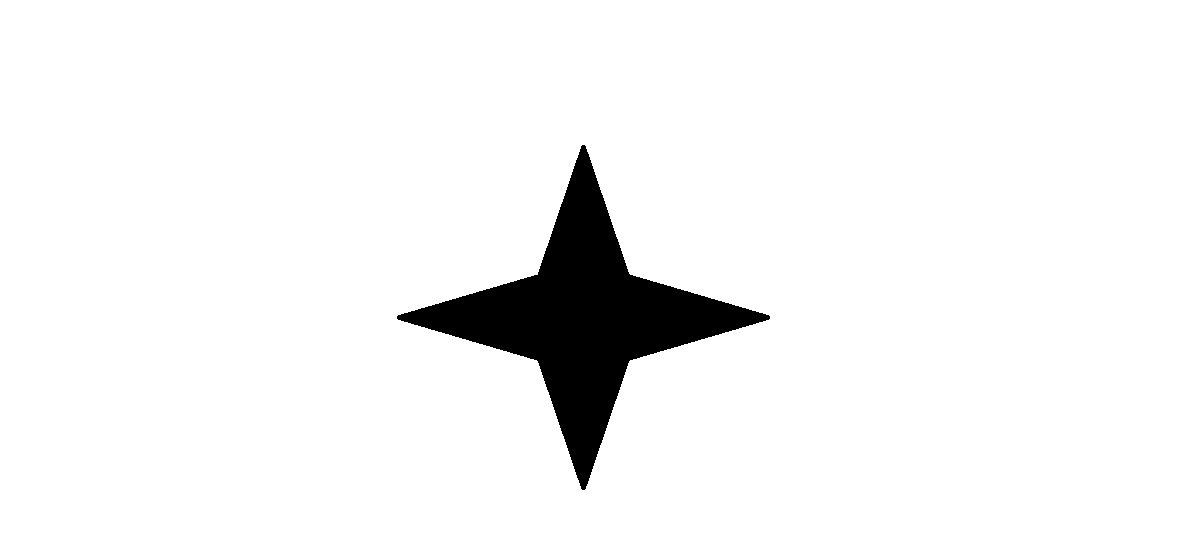
#> input picture files/images/template.jpg, 1195 x 538 px
$ python 20_matching_contour_shape.py   (older library calls are emulated)
#> lines starting #> are read from the running program, lines starting #| are printed output that depends on the picture; after the words box and inside, x2 and y2 are one past the last pixel; in counts of white or black regions, pixels touching at a corner belong together; long printed decimals are rounded
import cv2
import numpy as np
template=cv2.imread('images/template.jpg')
#> template is the input picture: shape (538, 1195, 3); min 0, max 255, mean 242
cv2.imshow('template',template)
cv2.waitKey()
sample=cv2.imread('images/sample.jpg')
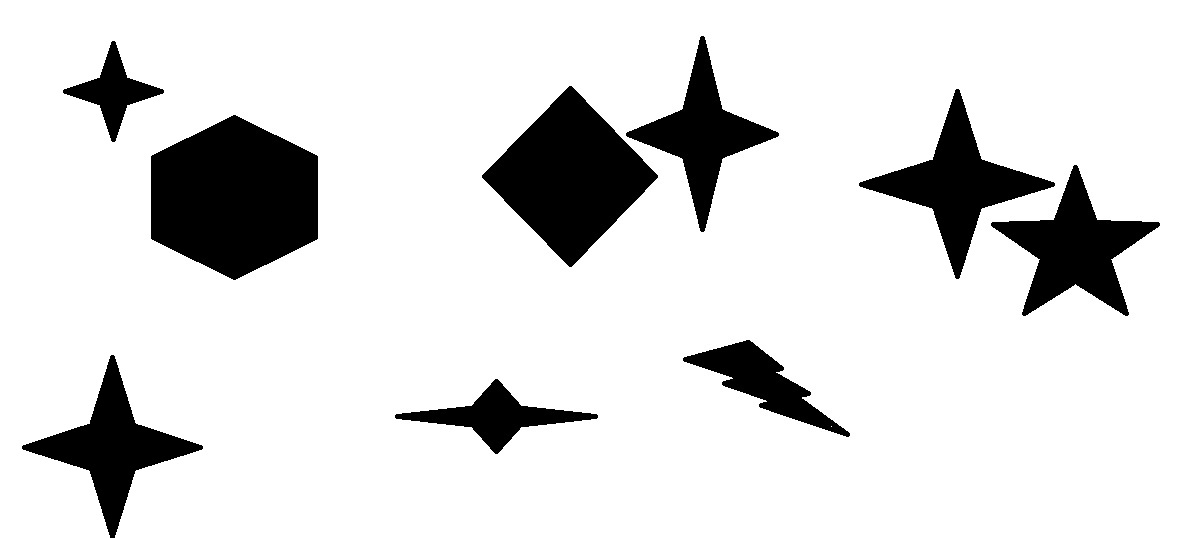
#> input picture files/images/sample.jpg, 1195 x 538 px
#> sample is the input picture: shape (538, 1195, 3); min 0, max 255, mean 220.7
cv2.imshow('sample',sample)
cv2.waitKey()
cv2.destroyAllWindows()


edged1=cv2.Canny(template,127,255)
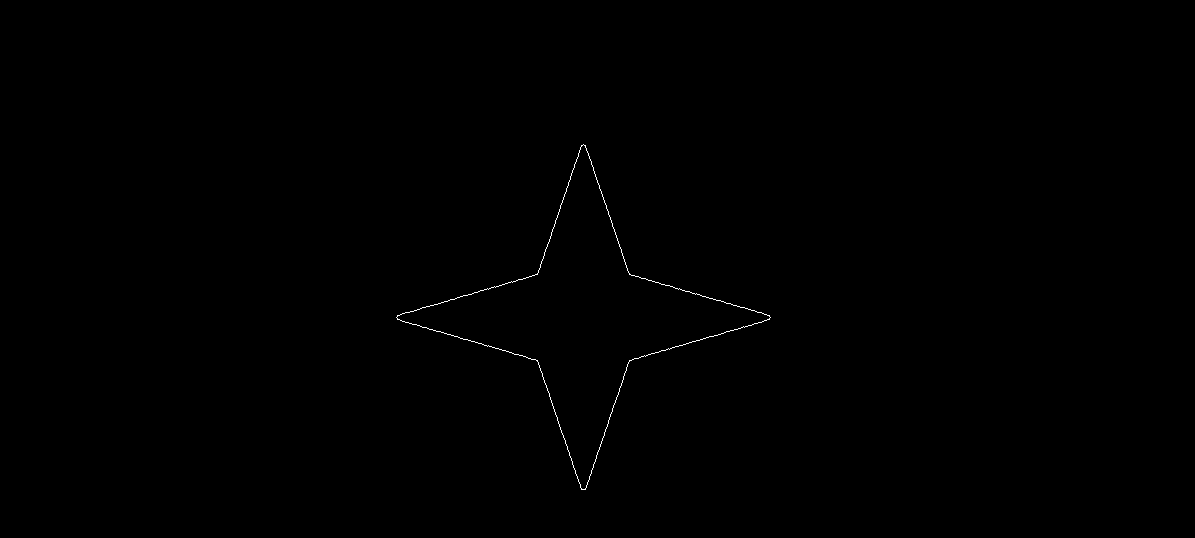
#> edged1: shape (538, 1195); 0.17% white in thin lines or dots, all inside (x1, y1, x2, y2) = (396, 144, 771, 490)
_,contours1,_=cv2.findContours(edged1.copy(),cv2.RETR_EXTERNAL,cv2.CHAIN_APPROX_SIMPLE)
#> contours1 = 1 contour; box (x1, y1, x2, y2) and area: (396, 144, 771, 490) 32871

sorted_contours=sorted(contours1,key=cv2.contourArea,reverse=True)
#> sorted_contours has the same summary as contours1

template_contour=sorted_contours[0]
#> template_contour = contour of 711 points, box (x1, y1, x2, y2) (396, 144, 771, 490), area 32871

edged2=cv2.Canny(sample,127,255)
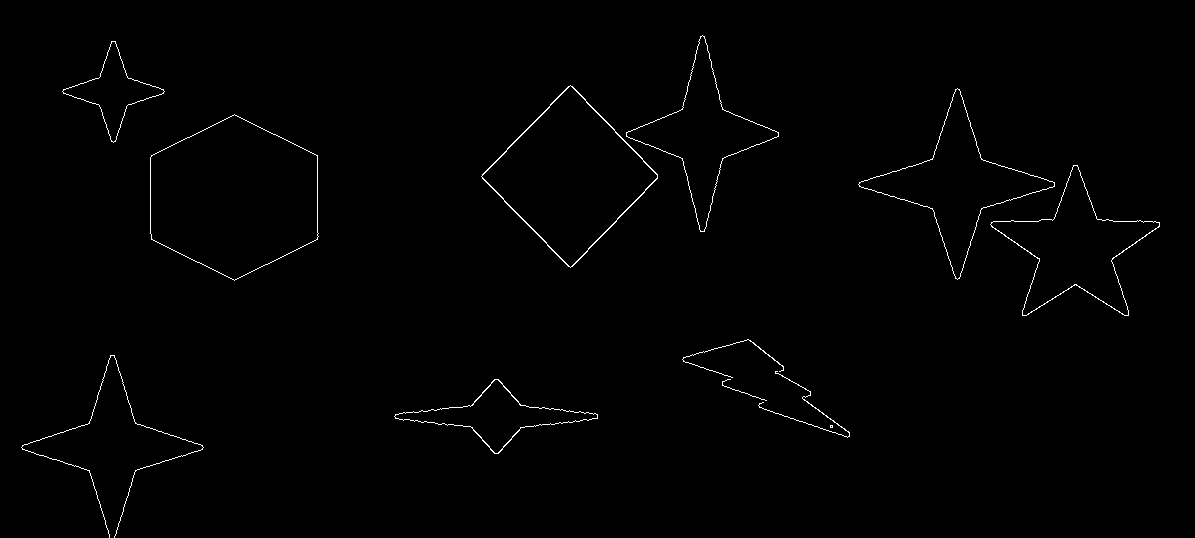
#> edged2: shape (538, 1195); 0.74% white in thin lines or dots, all inside (x1, y1, x2, y2) = (21, 35, 1160, 538)
_,contours2,_=cv2.findContours(edged2.copy(),cv2.RETR_EXTERNAL,cv2.CHAIN_APPROX_SIMPLE)
#> contours2 = 12 contours, 3 with area under 20; largest, box (x1, y1, x2, y2) and area: (150, 114, 319, 281) 20752, (481, 85, 658, 268) 16448, (858, 88, 1055, 280) 9993, (990, 165, 1160, 316) 9736, (626, 35, 779, 232) 8146

print('length of contours 2 '+str(len(contours2)))
#| length of contours 2 12

closest_matches=[]
for c in contours2:
    match=cv2.matchShapes(template_contour,c,1,0.0)
    print(match)
    if(match<0.07):
        closest_matches.append(c)
#> this loop made 12 passes
#> match on passes 2 to 12: 5.18, 1.55, 2.96, 2.41, 3.03, 0.146, 0.341, 0.0574, 0.383, 0.0536, 0.161
#> (c, match) on pass 1: ([[830, 425], [830, 427], [832, 427], [832, 425]], 0.306)
#| 0.3063
#| 5.184
#| 1.548
#| 2.959
#| 2.414
#| 3.030
#| 0.1463
#| 0.341
#> (further printed lines are left out)
#> after the loop, closest_matches = 2 contours; box (x1, y1, x2, y2) and area: (858, 88, 1055, 280) 9993, (62, 41, 165, 143) 3036


for c in closest_matches:
    cv2.drawContours(sample,[c],-1,(0,255,0),3)
    cv2.imshow('output',sample)
    cv2.waitKey()
#> this loop made 2 passes
#> pass 1, `cv2.imshow('output',sample)`:
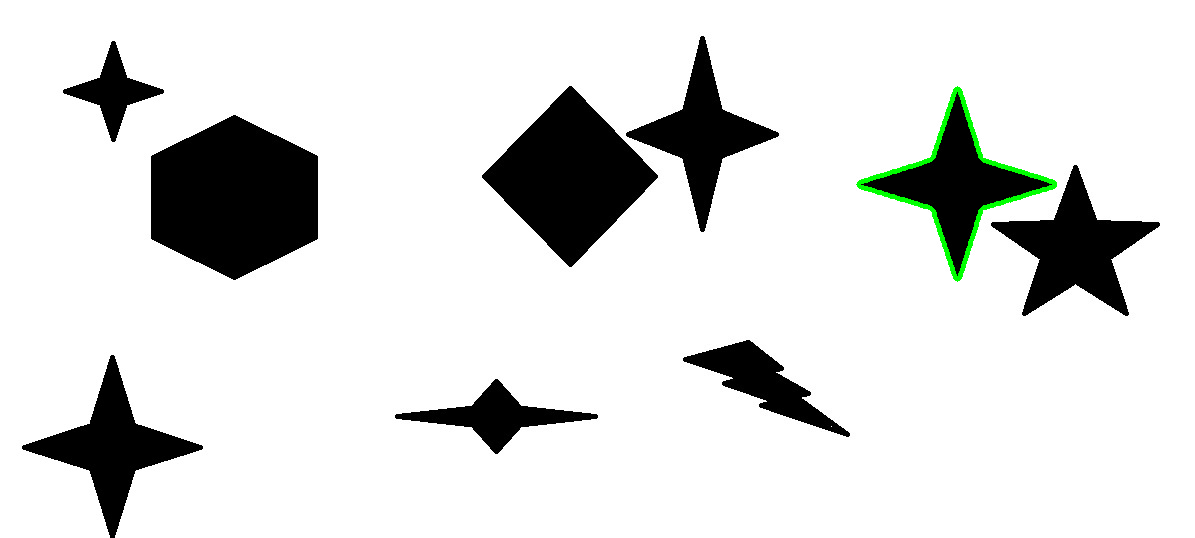
#> window 'output': shape (538, 1195, 3); mean B, G, R 220.1, 221.3, 220.1
#> pass 2, `cv2.imshow('output',sample)`:
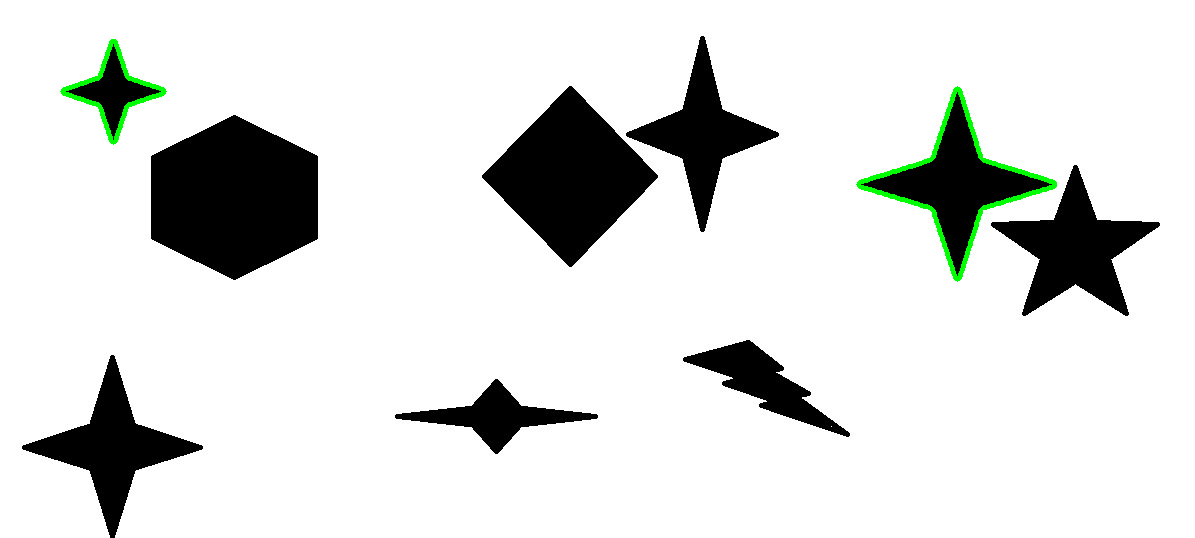
#> window 'output': shape (538, 1195, 3); mean B, G, R 219.8, 221.6, 219.8

cv2.destroyAllWindows()
